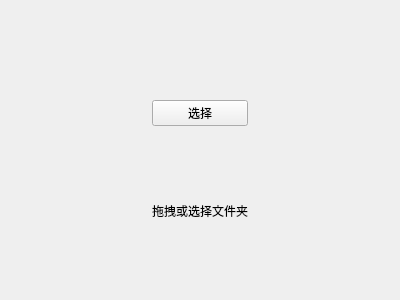
<?xml version="1.0" encoding="UTF-8"?>
<ui version="4.0">
 <class>Default_content</class>
 <widget class="QWidget" name="Default_content">
  <property name="geometry">
   <rect>
    <x>0</x>
    <y>0</y>
    <width>400</width>
    <height>300</height>
   </rect>
  </property>
  <layout class="QGridLayout" name="gridLayout">
   <item row="2" column="0">
    <spacer name="horizontalSpacer">
     <property name="orientation">
      <enum>Qt::Horizontal</enum>
     </property>
     <property name="sizeHint" stdset="0">
      <size>
       <width>40</width>
       <height>20</height>
      </size>
     </property>
    </spacer>
   </item>
   <item row="0" column="1">
    <spacer name="verticalSpacer_2">
     <property name="orientation">
      <enum>Qt::Vertical</enum>
     </property>
     <property name="sizeHint" stdset="0">
      <size>
       <width>20</width>
       <height>40</height>
      </size>
     </property>
    </spacer>
   </item>
   <item row="2" column="1">
    <widget class="QPushButton" name="btn">
     <property name="text">
      <string>选择</string>
     </property>
    </widget>
   </item>
   <item row="4" column="1">
    <widget class="QLabel" name="label">
     <property name="text">
      <string>拖拽或选择文件夹</string>
     </property>
    </widget>
   </item>
   <item row="2" column="2">
    <spacer name="horizontalSpacer_2">
     <property name="orientation">
      <enum>Qt::Horizontal</enum>
     </property>
     <property name="sizeHint" stdset="0">
      <size>
       <width>40</width>
       <height>20</height>
      </size>
     </property>
    </spacer>
   </item>
   <item row="5" column="1">
    <spacer name="verticalSpacer">
     <property name="orientation">
      <enum>Qt::Vertical</enum>
     </property>
     <property name="sizeHint" stdset="0">
      <size>
       <width>20</width>
       <height>40</height>
      </size>
     </property>
    </spacer>
   </item>
   <item row="1" column="1">
    <widget class="QLabel" name="icon">
     <property name="text">
      <string/>
     </property>
    </widget>
   </item>
   <item row="3" column="1">
    <spacer name="verticalSpacer_3">
     <property name="orientation">
      <enum>Qt::Vertical</enum>
     </property>
     <property name="sizeHint" stdset="0">
      <size>
       <width>20</width>
       <height>40</height>
      </size>
     </property>
    </spacer>
   </item>
  </layout>
 </widget>
 <resources/>
 <connections/>
</ui>
